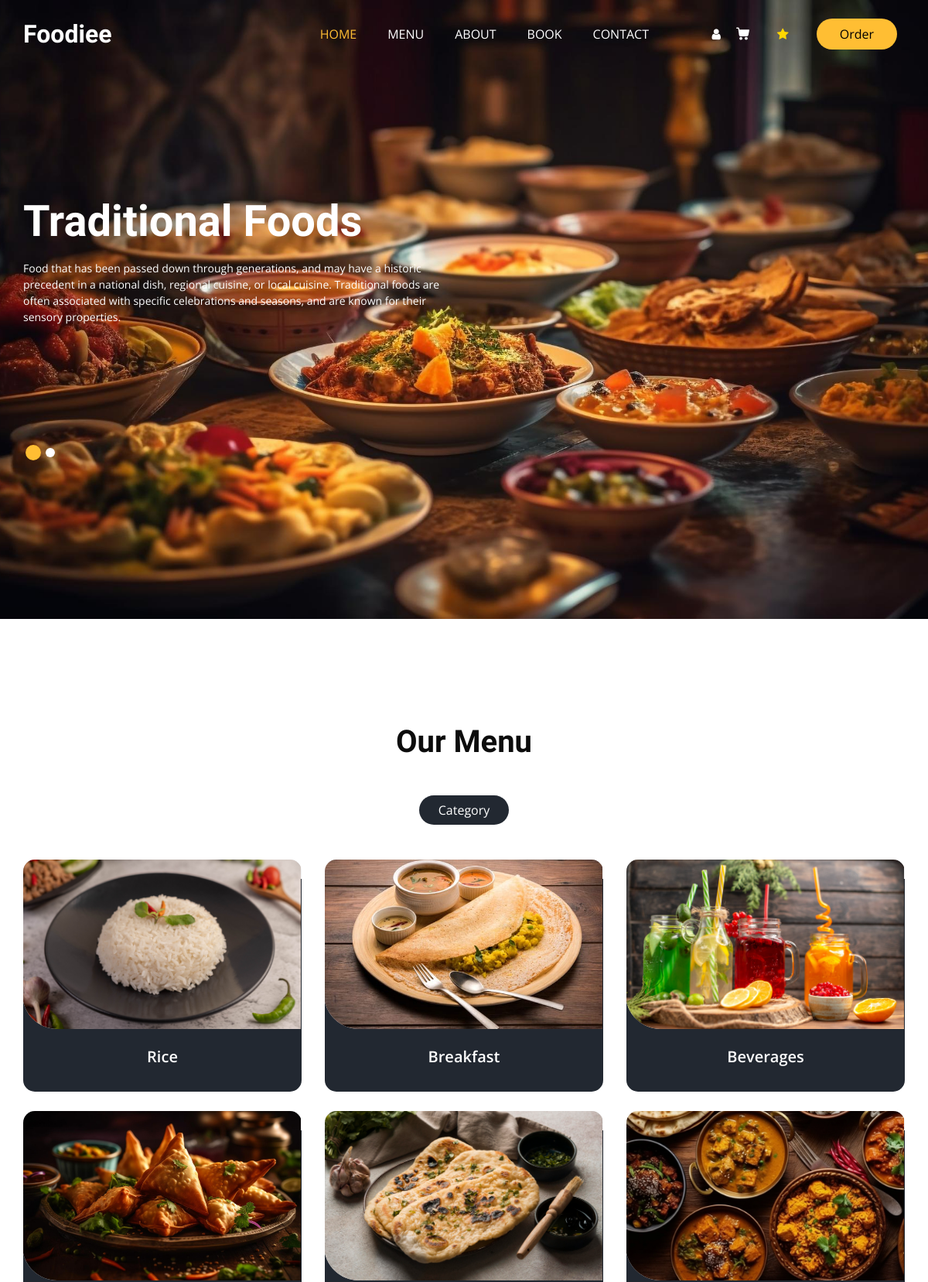
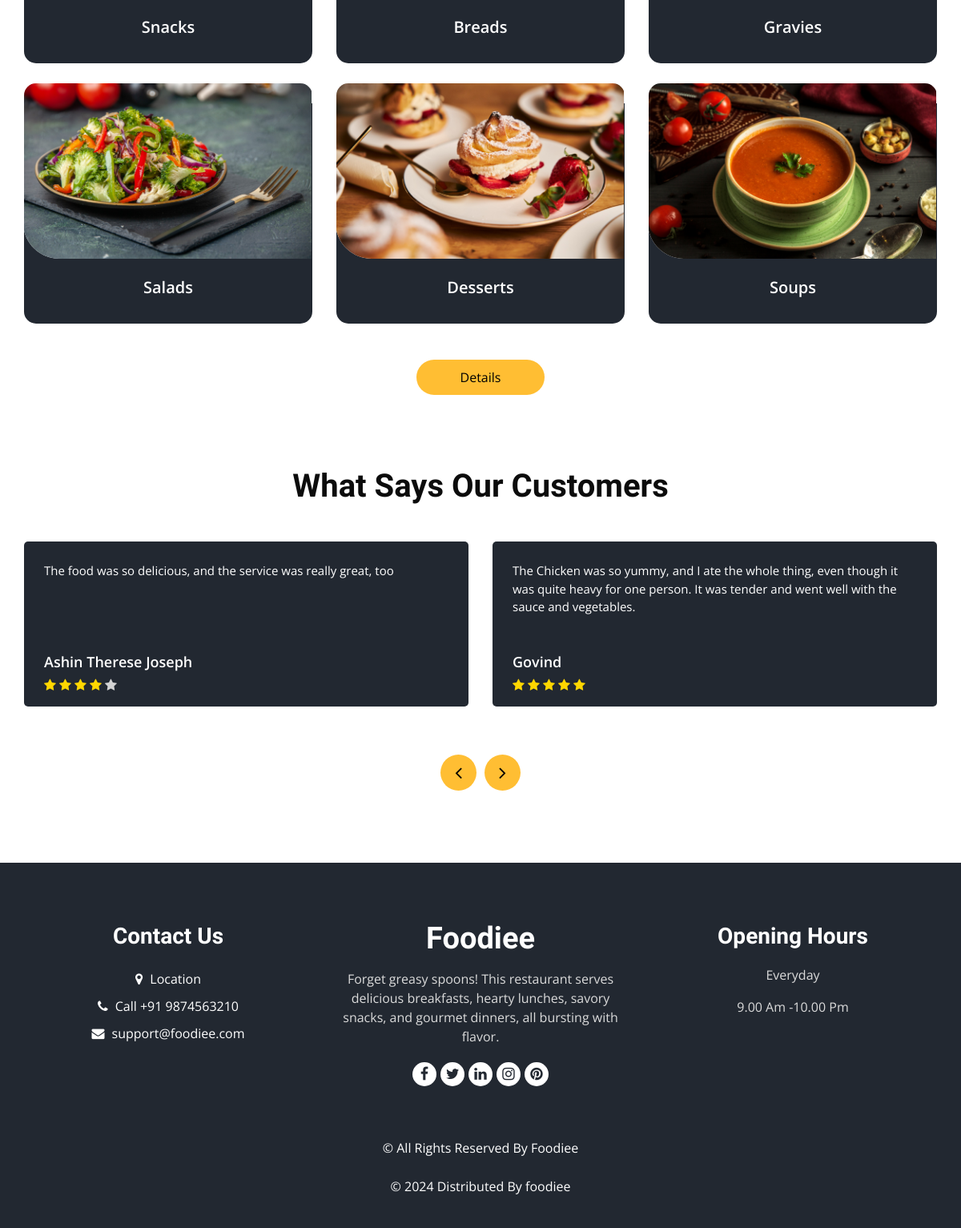
The page / on the database its author committed (2 pictures, top to bottom).
### backendfood/models.py (models this page shows)
class fdCategoryDb(models.Model):
    c_name=models.CharField(max_length=50,null=True,blank=True)
    c_description=models.CharField(max_length=200,null=True,blank=True)
    c_picture=models.ImageField(null=True,blank=True)

### frontendfood/models.py (models this page shows)
class reviewDb(models.Model):
    rev_name=models.CharField(max_length=50,null=True,blank=True)
    rev_email=models.EmailField(max_length=200,null=True,blank=True)
    rev_message=models.CharField(max_length=200,null=True,blank=True)
    rev_rate=models.IntegerField(null=True,blank=True)

### frontendfood/views.py (the view)
# urls.py: path('',views.home_pg_fd,name="Homepage"),
def home_pg_fd(request):
    cdata=fdCategoryDb.objects.all()
    reviewdata = reviewDb.objects.all()
    return render(request,"home_foodiee.html",{'cdata_f1':cdata, 'reviewdata':reviewdata})

### frontendfood/templates/home_foodiee.html (shortened to what this page needs)
<!DOCTYPE html>
{% load static %}
<html>
<head>
  <link rel="stylesheet" type="text/css" href="{% static 'fnfd/css/bootstrap.css' %}" />
  <link rel="stylesheet" type="text/css" href="https://cdnjs.cloudflare.com/ajax/libs/OwlCarousel2/2.3.4/assets/owl.carousel.min.css" />
  <link rel="stylesheet" href="https://cdnjs.cloudflare.com/ajax/libs/jquery-nice-select/1.1.0/css/nice-select.min.css" />
  <link href="{% static 'fnfd/css/font-awesome.min.css' %}" rel="stylesheet" />
  <link href="{% static 'fnfd/css/style.css' %}" rel="stylesheet" />
  <link href="{% static 'fnfd/css/responsive.css' %}" rel="stylesheet" />
</head>
<body>
  <div class="hero_area">
    <div class="bg-box">
      <img src="{% static 'fnfd/images/bg2.jpg' %}" alt="">
    </div>
    <header class="header_section">
      <div class="container">
        <nav class="navbar navbar-expand-lg custom_nav-container ">
          <a class="navbar-brand" href="{% url 'Adminpage_Fd' %}">
            <span>Foodiee</span></a>
          <div class="collapse navbar-collapse" id="navbarSupportedContent">
            <ul class="navbar-nav  mx-auto ">
              <li class="nav-item active"><a class="nav-link" href="#">Home <span class="sr-only">(current)</span></a></li>
              <li class="nav-item"><a class="nav-link" href="{% url 'Menupage' %}">Menu</a></li>
              <li class="nav-item"><a class="nav-link" href="{% url 'Aboutpage' %}">About</a></li>
              <li class="nav-item"><a class="nav-link" href="{% url 'Book_tablepage' %}">Book</a></li>
              <li class="nav-item"><a class="nav-link" href="{% url 'Contactpage' %}">Contact</a></li>
            </ul>
            <div class="user_option">
              {% if request.session.su_username %}
              <a href="{% url 'LogOutpage' %}" class="user_link">{{request.session.su_username}}/Logout</a>
              {% else %}
              <a href="{% url 'Registrationpage' %}" class="user_link">
                {% endif %}
                <i class="fa fa-user" aria-hidden="true"></i>
              </a>
              <a class="cart_link" href="{%url 'Cartpage' %}">
              </a>
              <form class="form-inline">
                  <a class="nav-link" href="{% url 'Reviewpage' %}"><i class="fa fa-star" style="color: gold;"></i></a>
              </form>
              <a href="{% url 'Menupage' %}" class="order_online">Order </a>
            </div>
          </div>
        </nav>
      </div>
    </header>
    <section class="slider_section ">
      <div id="customCarousel1" class="carousel slide" data-ride="carousel">
        <div class="carousel-inner">
          <div class="carousel-item active">
            <div class="container ">
              <div class="row">
                <div class="col-md-7 col-lg-6 ">
                  <div class="detail-box">
                    <h1 >Traditional Foods</h1>
                    <p style="font-weight:14ppt bold !important;">Food that has been passed down through generations, and may have a
                      historic precedent in a national dish, regional cuisine, or local cuisine.
                      Traditional foods are often associated with specific celebrations and
                      seasons, and are known for their sensory properties.</p>
                  </div>
                </div>
              </div>
            </div>
          </div>
        </div>
        <div class="container">
          <ol class="carousel-indicators">
            <li data-target="#customCarousel1" data-slide-to="0" class="active"></li>
            <li data-target="#customCarousel1" data-slide-to="1"></li>
          </ol>
        </div>
      </div>
    </section>
  </div>
  <section class="offer_section layout_padding-bottom">
  </section>
  <section class="food_section layout_padding-bottom">
    <div class="container">
      <div class="heading_container heading_center">
        <h2>Our Menu</h2>
      </div>
      <ul class="filters_menu">
        <li class="active" data-filter="*">Category</li>
      </ul>
      <div class="filters-content">
        <div class="row grid">
          {% for i in cdata_f1 %}
          <div class="col-sm-6 col-lg-4 all pizza">
            <div class="box">
              <div>
                <img class="img-box " src="{{i.c_picture.url }}" alt="" >
                <div class="detail-box" style="text-align:center;">
                  <h5>{{i.c_name}}</h5>
                </div>
              </div>
            </div>
          </div>
          {% endfor %}
        </div>
      </div>
      <div class="btn-box">
        <a href="{% url 'Menupage' %}">Details</a>
      </div>
    </div>
  </section>
  <section class="client_section layout_padding-bottom">
    <div class="container">
      <div class="heading_container heading_center psudo_white_primary mb_45">
        <h2>What Says Our Customers</h2>
      </div>
      <div class="carousel-wrap row ">
        <div class="owl-carousel client_owl-carousel">
          {% for i in reviewdata %}
  <div class="item">
    <div class="box">
      <div class="detail-box" >
        <p style="height: 100px;">{{ i.rev_message }}</p>
        <h6>{{ i.rev_name }}</h6>
        <div class="star-rating">
          {% for star in "12345" %}
            {% if forloop.counter <= i.rev_rate %}
              <i class="fa fa-star" style="color: gold;"></i>
            {% else %}
              <i class="fa fa-star" style="color: lightgray;"></i>
            {% endif %}
          {% endfor %}
        </div>
      </div>
      </div>
      </div>
    {% endfor %}
        </div>
      </div>
    </div>
  </section>
  <footer class="footer_section">
    <div class="container">
      <div class="row">
        <div class="col-md-4 footer-col">
          <div class="footer_contact">
            <h4>
              Contact Us
            </h4>
            <div class="contact_link_box">
              <a href=""><i class="fa fa-map-marker" aria-hidden="true"></i>
                <span>Location</span></a>
              <a href=""><i class="fa fa-phone" aria-hidden="true"></i>
                <span>Call +91 9874563210</span></a>
              <a href="">
                <i class="fa fa-envelope" aria-hidden="true"></i>
                <span>support@foodiee.com</span></a>
            </div>
          </div>
        </div>
        <div class="col-md-4 footer-col">
          <div class="footer_detail">
            <a href="{% url 'Homepage' %}" class="footer-logo">
              Foodiee</a>
            <p>Forget greasy spoons! This restaurant serves delicious breakfasts, hearty lunches,
              savory snacks, and gourmet dinners, all bursting with flavor.</p>
            <div class="footer_social">
              <a href=""><i class="fa fa-facebook" aria-hidden="true"></i></a>
              <a href=""><i class="fa fa-twitter" aria-hidden="true"></i></a>
              <a href=""><i class="fa fa-linkedin" aria-hidden="true"></i></a>
              <a href=""><i class="fa fa-instagram" aria-hidden="true"></i></a>
              <a href=""><i class="fa fa-pinterest" aria-hidden="true"></i></a>
            </div>
          </div>
        </div>
        <div class="col-md-4 footer-col">
          <h4>Opening Hours</h4>
          <p>Everyday</p>
          <p>9.00 Am -10.00 Pm</p>
        </div>
      </div>
      <div class="footer-info">
        <p>
          &copy;  All Rights Reserved By
          <a href="{% url 'Homepage' %}">Foodiee</a><br><br>
          &copy; <span id="displayYear"></span> Distributed By
          <a href="{% url 'Homepage' %}" target="_blank">foodiee</a>
        </p>
      </div>
    </div>
  </footer>
</body>
</html>

### frontendfood/static/fnfd/css/responsive.css (style rules this page uses)
@media (min-width: 1200px) { .container { max-width: 1170px; } }

### rows shown on the page
fdCategoryDb: c_picture (picture), c_name "Rice"
fdCategoryDb: c_picture (picture), c_name "Breakfast"
fdCategoryDb: c_picture (picture), c_name "Beverages"
fdCategoryDb: c_picture (picture), c_name "Snacks"
fdCategoryDb: c_picture (picture), c_name "Breads"
fdCategoryDb: c_picture (picture), c_name "Gravies"
fdCategoryDb: c_picture (picture), c_name "Salads"
fdCategoryDb: c_picture (picture), c_name "Desserts"
fdCategoryDb: c_picture (picture), c_name "Soups"
reviewDb: rev_message "The food was so delicious, and the service was really great, too", rev_name "Ashin Therese Joseph", rev_rate 4 (drawn)
reviewDb: rev_message "The Chicken was so yummy, and I ate the whole thing, even though it was quite heavy for one person. It was tender and went well with the sauce and vegetables.", rev_name "Govind", rev_rate 5 (drawn)
